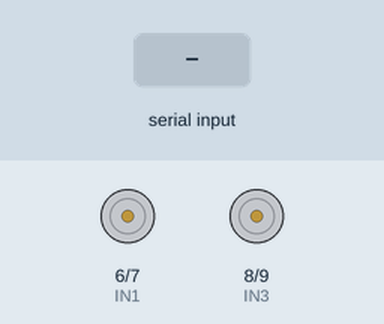
The sketch below on a simulated Arduino Uno, built with avr-gcc and run on an emulated ATmega328P. On the bench: motor-driver pin pairs drawn as motors (green arrow = first pin HIGH = forward, orange = second pin HIGH = backward, longer = more drive, scaled by the enable pin). The inputs (shaded band) are chosen by the test bench. What the sketch prints to the serial monitor is not drawn.

Above: at 1.2 s.
1.3 s: "F" received over Serial
At 1.6 s:
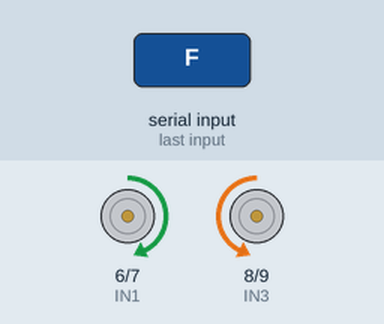
2.8 s: "B" received over Serial
At 3.9 s:
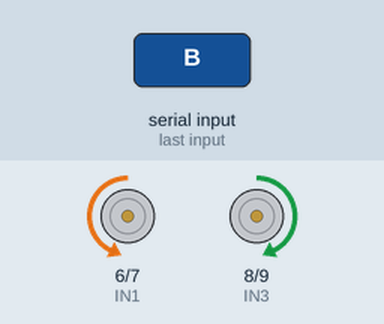
4.3 s: "R" received over Serial
At 5.1 s:
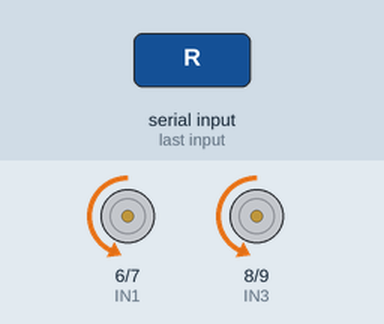
5.8 s: "L" received over Serial
At 6.2 s:
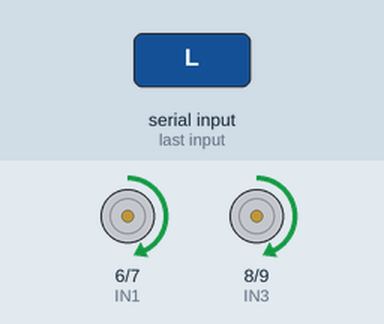
Timing chart, 0 to 8.3 s (numbered marks = the images above; inputs shaded):
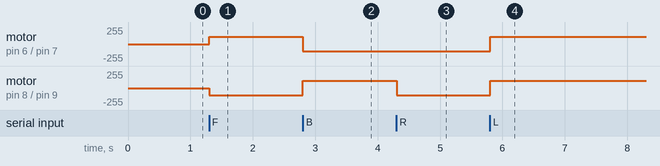

Measured:
- after the input at 1.3 s, motor on pin 6 (IN1) / pin 7 (IN2): stopped → forward 110/255 at once; motor on pin 8 (IN3) / pin 9 (IN4): stopped → backward 110/255 at once
- after the input at 2.8 s, motor on pin 6 (IN1) / pin 7 (IN2): forward 110/255 → backward 110/255 at once; motor on pin 8 (IN3) / pin 9 (IN4): backward 110/255 → forward 110/255 at once
- after the input at 4.3 s, motor on pin 8 (IN3) / pin 9 (IN4): forward 110/255 → backward 110/255 at once
- after the input at 5.8 s, motor on pin 6 (IN1) / pin 7 (IN2), motor on pin 8 (IN3) / pin 9 (IN4): backward 110/255 → forward 110/255 at once

The sketch:

autonomo.ino
```cpp
//Definição dos pinos de saída para os dois motores
#define IN1 6
#define IN2 7
#define IN3 8
#define IN4 9

//Definindo pinos para o controle de velocidade dos motores
#define ENA 10
#define ENB 11

void setup(){
pinMode(IN1,OUTPUT);
pinMode(IN2,OUTPUT);
pinMode(IN3,OUTPUT);
pinMode(IN4,OUTPUT);
pinMode(ENA,OUTPUT);
pinMode(ENB,OUTPUT);
analogWrite(ENA,110);
analogWrite(ENB,110);
Serial.begin(9600);
}

char cha;

void loop() {
if (Serial.available() > 0) {
cha = Serial.read();
delay(2);

//Movimenta para frente
if(cha == 'F'){
digitalWrite(IN1,HIGH);
digitalWrite(IN2,LOW);
digitalWrite(IN3,LOW);
digitalWrite(IN4,HIGH);
Serial.print("frente");
}

//Movimenta para trás
if(cha == 'B'){
digitalWrite(IN1,LOW);
digitalWrite(IN2,HIGH);
digitalWrite(IN3,HIGH);
digitalWrite(IN4,LOW);
Serial.print("re");
}

//movimenta para direita
if(cha == 'R'){
digitalWrite(IN1,LOW);
digitalWrite(IN2,HIGH);
digitalWrite(IN3,LOW);
digitalWrite(IN4,HIGH);
Serial.print("direita");
}

//movimenta para esquerda
if(cha == 'L'){
digitalWrite(IN1,HIGH);
digitalWrite(IN2,LOW);
digitalWrite(IN3,HIGH);
digitalWrite(IN4,LOW);
Serial.print("esquerda");
}

//Sem movimento
if(cha == '0'){
digitalWrite(IN1,LOW);
digitalWrite(IN2,LOW);
digitalWrite(IN3,LOW);
digitalWrite(IN4,LOW);
Serial.print("parado");
}
}
}
```
